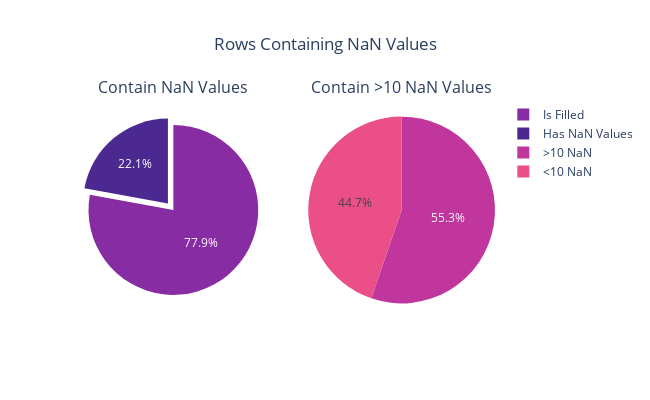

Source (notebook cell):
### Code cell
#Plot
color_1 = [px.colors.sequential.Agsunset[0], px.colors.sequential.Agsunset[1]]
color_2 = [px.colors.sequential.Agsunset[2], px.colors.sequential.Agsunset[3]]


row_figure = make_subplots(1, 2, specs=[[{"type":"domain"}, {"type":"domain"}]],
    subplot_titles=["Contain NaN Values", "Contain >10 NaN Values"])

row_figure.add_trace(go.Pie(labels=["Has NaN Values","Is Filled"],
    values=[nan_rows, total_rows - nan_rows],
    marker_colors=color_1,
    pull=[0.1, 0]), 1, 1)

row_figure.add_trace(go.Pie(labels=[">10 NaN", "<10 NaN"],
    values=[len(rows_to_del), nan_rows - len(rows_to_del)],
    marker_colors=color_2), 1, 2)

row_figure.update_layout(title_text="Rows Containing NaN Values",
    width=650, height= 400,
    title_x=0.5)

row_figure.show()

### Figure 1 — Plotly figure (JSON) as saved in the notebook; plotly's stock layout.template omitted (floating-point values rounded to 4 significant figures)
{"data": [{"domain": {"x": [0, 0.45], "y": [0, 1]}, "labels": ["Has NaN Values", "Is Filled"], "marker": {"colors": ["rgb(75, 41, 145)", "rgb(135, 44, 162)"]}, "pull": [0.1, 0], "type": "pie", "values": [190, 668]}, {"domain": {"x": [0.55, 1], "y": [0, 1]}, "labels": [">10 NaN", "<10 NaN"], "marker": {"colors": ["rgb(192, 54, 157)", "rgb(234, 79, 136)"]}, "type": "pie", "values": [105, 85]}], "layout": {"annotations": [{"font": {"size": 16}, "showarrow": false, "text": "Contain NaN Values", "x": 0.225, "xanchor": "center", "xref": "paper", "y": 1, "yanchor": "bottom", "yref": "paper"}, {"font": {"size": 16}, "showarrow": false, "text": "Contain >10 NaN Values", "x": 0.775, "xanchor": "center", "xref": "paper", "y": 1, "yanchor": "bottom", "yref": "paper"}], "height": 400, "title": {"text": "Rows Containing NaN Values", "x": 0.5}, "width": 650}}
